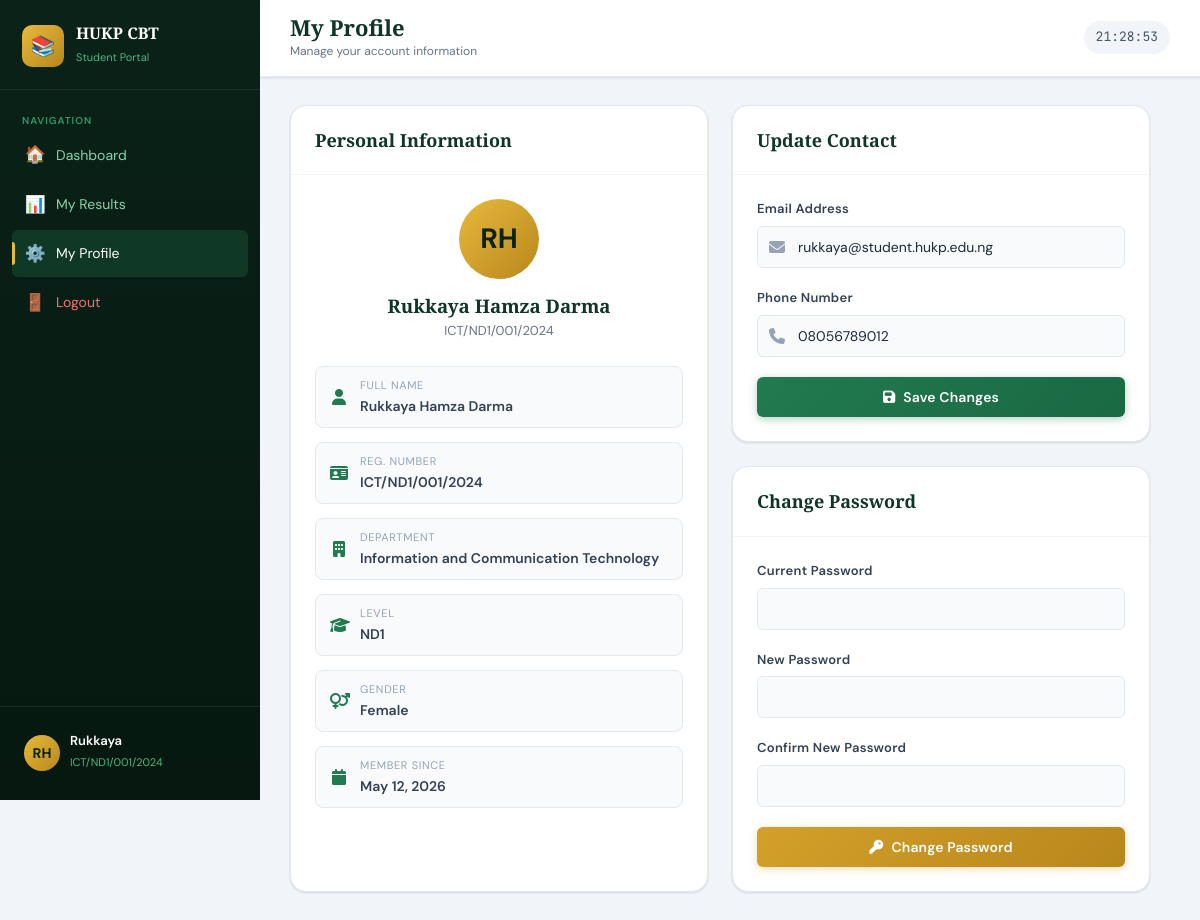
Page /student/profile.php (signed in) on the committed database.
### tables this page shows
CREATE TABLE students (
    id INT AUTO_INCREMENT PRIMARY KEY,
    reg_number VARCHAR(30) NOT NULL UNIQUE,
    full_name VARCHAR(150) NOT NULL,
    email VARCHAR(150) NOT NULL UNIQUE,
    password VARCHAR(255) NOT NULL,
    department_id INT NOT NULL,
    level ENUM('ND1','ND2','HND1','HND2') DEFAULT 'ND1',
    gender ENUM('Male','Female') DEFAULT 'Male',
    phone VARCHAR(20),
    passport VARCHAR(255) DEFAULT NULL,
    is_active TINYINT(1) DEFAULT 1,
    last_login DATETIME NULL,
    created_at TIMESTAMP DEFAULT CURRENT_TIMESTAMP,
    FOREIGN KEY (department_id) REFERENCES departments(id) ON DELETE CASCADE
);

### includes/config.php (called while the page is built, shortened)
<?php
function sanitize(string $input): string {
    return htmlspecialchars(trim($input), ENT_QUOTES, 'UTF-8');
}

### student/profile.php (the view, shortened to what this page needs)
<?php
require_once '../includes/config.php';
$db = getDB();
$studentId = $_SESSION['student_id'];
$student   = $db->prepare("SELECT s.*, d.name AS dept_name FROM students s JOIN departments d ON s.department_id=d.id WHERE s.id=?");
$student->execute([$studentId]);
$student = $student->fetch();
$initials = strtoupper(implode('', array_map(fn($w)=>$w[0], array_slice(explode(' ', $student['full_name']),0,2))));
?>
<!DOCTYPE html>
<html lang="en">
<head>
<link rel="stylesheet" href="../css/style.css">
<link rel="stylesheet" href="https://cdnjs.cloudflare.com/ajax/libs/font-awesome/6.5.0/css/all.min.css">
</head>
<body>
<div class="dashboard-layout">
<aside class="sidebar">
  <div class="sidebar-header">
    <div class="sidebar-logo">📚</div>
    <div class="sidebar-brand"><h2>HUKP CBT</h2><span>Student Portal</span></div>
  </div>
  <nav class="sidebar-nav">
    <span class="nav-section-label">Navigation</span>
    <a href="dashboard.php" class="nav-item"><span class="nav-icon">🏠</span> Dashboard</a>
    <a href="my_results.php" class="nav-item"><span class="nav-icon">📊</span> My Results</a>
    <a href="profile.php" class="nav-item active"><span class="nav-icon">⚙️</span> My Profile</a>
    <a href="logout.php" class="nav-item" style="color:#f87171"><span class="nav-icon">🚪</span> Logout</a>
  </nav>
  <div class="sidebar-footer">
    <div class="sidebar-user">
      <div class="user-avatar gold"><?= $initials ?></div>
      <div class="user-info">
        <h4><?= sanitize(explode(' ', $student['full_name'])[0]) ?></h4>
        <span><?= sanitize($student['reg_number']) ?></span>
      </div>
    </div>
  </div>
</aside>
<div class="main-content">
  <div class="topbar">
    <div class="topbar-title">
      <h1>My Profile</h1>
      <p>Manage your account information</p>
    </div>
    <div class="topbar-actions">
      <span class="topbar-time" id="clock">--:--:--</span>
    </div>
  </div>
  <div class="page-content">
    <div style="display:grid;grid-template-columns:1fr 1fr;gap:24px;max-width:860px">
      <div class="card">
        <div class="card-header"><h3>Personal Information</h3></div>
        <div class="card-body">
          <div style="text-align:center;margin-bottom:24px">
            <div class="user-avatar gold" style="width:80px;height:80px;font-size:28px;margin:0 auto 12px"><?= $initials ?></div>
            <h3 style="font-family:var(--font-display);color:var(--green-800)"><?= sanitize($student['full_name']) ?></h3>
            <p class="text-muted text-sm"><?= sanitize($student['reg_number']) ?></p>
          </div>
          <div style="display:flex;flex-direction:column;gap:14px">
            <?php $fields = [
              ['label'=>'Full Name',   'value'=>$student['full_name'], 'icon'=>'fas fa-user'],
              ['label'=>'Reg. Number', 'value'=>$student['reg_number'], 'icon'=>'fas fa-id-card'],
              ['label'=>'Department',  'value'=>$student['dept_name'], 'icon'=>'fas fa-building'],
              ['label'=>'Level',       'value'=>$student['level'], 'icon'=>'fas fa-graduation-cap'],
              ['label'=>'Gender',      'value'=>$student['gender'], 'icon'=>'fas fa-venus-mars'],
              ['label'=>'Member Since','value'=>date('F j, Y', strtotime($student['created_at'])), 'icon'=>'fas fa-calendar'],
            ]; ?>
            <?php foreach ($fields as $f): ?>
            <div style="display:flex;align-items:center;gap:12px;padding:10px 14px;background:var(--slate-50);border-radius:8px;border:1px solid var(--slate-200)">
              <i class="<?= $f['icon'] ?>" style="color:var(--green-500);width:18px;text-align:center"></i>
              <div>
                <div style="font-size:11px;color:var(--slate-400);text-transform:uppercase;letter-spacing:.06em"><?= $f['label'] ?></div>
                <div style="font-size:14px;font-weight:600;color:var(--slate-700)"><?= sanitize($f['value']) ?></div>
              </div>
            </div>
            <?php endforeach; ?>
          </div>
        </div>
      </div>
      <div style="display:flex;flex-direction:column;gap:24px">
        <div class="card">
          <div class="card-header"><h3>Update Contact</h3></div>
          <div class="card-body">
            <form method="POST">
              <div class="form-group">
                <label>Email Address</label>
                <div class="input-icon-wrap">
                  <input type="email" name="email" class="form-control" value="<?= sanitize($student['email']) ?>" required>
                </div>
              </div>
              <div class="form-group">
                <label>Phone Number</label>
                <div class="input-icon-wrap">
                  <input type="text" name="phone" class="form-control" value="<?= sanitize($student['phone'] ?? '') ?>" placeholder="08012345678">
                </div>
              </div>
              <button type="submit" class="btn btn-primary btn-full">
                <i class="fas fa-save"></i> Save Changes
              </button>
            </form>
          </div>
        </div>
        <div class="card">
          <div class="card-header"><h3>Change Password</h3></div>
          <div class="card-body">
            <form method="POST">
              <div class="form-group">
                <label>Current Password</label>
                <input type="password" name="current_password" class="form-control" required>
              </div>
              <div class="form-group">
                <label>New Password</label>
                <input type="password" name="new_password" class="form-control" required minlength="6">
              </div>
              <div class="form-group">
                <label>Confirm New Password</label>
                <input type="password" name="confirm_password" class="form-control" required>
              </div>
              <button type="submit" class="btn btn-gold btn-full">
                <i class="fas fa-key"></i> Change Password
              </button>
            </form>
          </div>
        </div>
      </div>
    </div>
  </div>
</div>
</div>
</body>
</html>

### rows in the picture
students: full_name "RH", full_name "Rukkaya", reg_number "ICT/ND1/001/2024", full_name "Rukkaya Hamza Darma", email "rukkaya@student.hukp.edu.ng", phone "08056789012"

### other values in the picture
$f['label'] "FULL NAME"
$f['value'] "Rukkaya Hamza Darma"
$f['label'] "REG. NUMBER"
$f['value'] "ICT/ND1/001/2024"
$f['label'] "DEPARTMENT"
$f['value'] "Information and Communication Technology"
$f['label'] "LEVEL"
$f['value'] "ND1"
$f['label'] "GENDER"
$f['value'] "Female"
$f['label'] "MEMBER SINCE"
$f['value'] "May 12, 2026"
